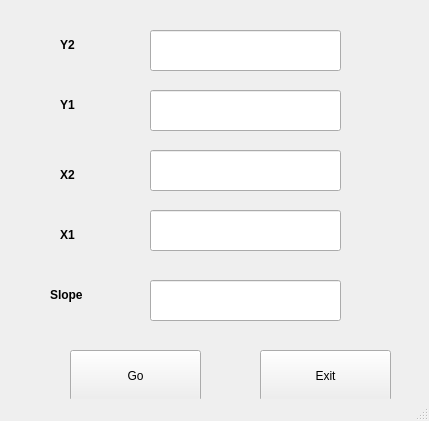
<?xml version="1.0" encoding="UTF-8"?>
<ui version="4.0">
 <class>MainWindow</class>
 <widget class="QMainWindow" name="MainWindow">
  <property name="geometry">
   <rect>
    <x>0</x>
    <y>0</y>
    <width>429</width>
    <height>421</height>
   </rect>
  </property>
  <property name="windowTitle">
   <string>MainWindow</string>
  </property>
  <widget class="QWidget" name="centralwidget">
   <widget class="QLineEdit" name="line_1">
    <property name="geometry">
     <rect>
      <x>150</x>
      <y>30</y>
      <width>191</width>
      <height>41</height>
     </rect>
    </property>
   </widget>
   <widget class="QLineEdit" name="line_2">
    <property name="geometry">
     <rect>
      <x>150</x>
      <y>90</y>
      <width>191</width>
      <height>41</height>
     </rect>
    </property>
   </widget>
   <widget class="QLineEdit" name="line_3">
    <property name="geometry">
     <rect>
      <x>150</x>
      <y>150</y>
      <width>191</width>
      <height>41</height>
     </rect>
    </property>
   </widget>
   <widget class="QLineEdit" name="line_4">
    <property name="geometry">
     <rect>
      <x>150</x>
      <y>210</y>
      <width>191</width>
      <height>41</height>
     </rect>
    </property>
   </widget>
   <widget class="QLineEdit" name="line_5">
    <property name="geometry">
     <rect>
      <x>150</x>
      <y>280</y>
      <width>191</width>
      <height>41</height>
     </rect>
    </property>
   </widget>
   <widget class="QPushButton" name="go_btn">
    <property name="geometry">
     <rect>
      <x>70</x>
      <y>350</y>
      <width>131</width>
      <height>51</height>
     </rect>
    </property>
    <property name="text">
     <string>Go</string>
    </property>
   </widget>
   <widget class="QPushButton" name="exit_btn">
    <property name="geometry">
     <rect>
      <x>260</x>
      <y>350</y>
      <width>131</width>
      <height>51</height>
     </rect>
    </property>
    <property name="text">
     <string>Exit</string>
    </property>
   </widget>
   <widget class="QLabel" name="label">
    <property name="geometry">
     <rect>
      <x>60</x>
      <y>30</y>
      <width>81</width>
      <height>31</height>
     </rect>
    </property>
    <property name="text">
     <string>&lt;html&gt;&lt;head/&gt;&lt;body&gt;&lt;p&gt;&lt;span style=&quot; font-weight:600;&quot;&gt;Y2&lt;/span&gt;&lt;/p&gt;&lt;/body&gt;&lt;/html&gt;</string>
    </property>
   </widget>
   <widget class="QLabel" name="label_2">
    <property name="geometry">
     <rect>
      <x>60</x>
      <y>90</y>
      <width>81</width>
      <height>31</height>
     </rect>
    </property>
    <property name="text">
     <string>&lt;html&gt;&lt;head/&gt;&lt;body&gt;&lt;p&gt;&lt;span style=&quot; font-weight:600;&quot;&gt;Y1&lt;/span&gt;&lt;/p&gt;&lt;/body&gt;&lt;/html&gt;</string>
    </property>
   </widget>
   <widget class="QLabel" name="label_3">
    <property name="geometry">
     <rect>
      <x>60</x>
      <y>160</y>
      <width>81</width>
      <height>31</height>
     </rect>
    </property>
    <property name="text">
     <string>&lt;html&gt;&lt;head/&gt;&lt;body&gt;&lt;p&gt;&lt;span style=&quot; font-weight:600;&quot;&gt;X2&lt;/span&gt;&lt;/p&gt;&lt;/body&gt;&lt;/html&gt;</string>
    </property>
   </widget>
   <widget class="QLabel" name="label_4">
    <property name="geometry">
     <rect>
      <x>60</x>
      <y>220</y>
      <width>81</width>
      <height>31</height>
     </rect>
    </property>
    <property name="text">
     <string>&lt;html&gt;&lt;head/&gt;&lt;body&gt;&lt;p&gt;&lt;span style=&quot; font-weight:600;&quot;&gt;X1&lt;/span&gt;&lt;/p&gt;&lt;/body&gt;&lt;/html&gt;</string>
    </property>
   </widget>
   <widget class="QLabel" name="label_5">
    <property name="geometry">
     <rect>
      <x>50</x>
      <y>280</y>
      <width>81</width>
      <height>31</height>
     </rect>
    </property>
    <property name="text">
     <string>&lt;html&gt;&lt;head/&gt;&lt;body&gt;&lt;p&gt;&lt;span style=&quot; font-weight:600;&quot;&gt;Slope&lt;/span&gt;&lt;/p&gt;&lt;/body&gt;&lt;/html&gt;</string>
    </property>
   </widget>
  </widget>
  <widget class="QStatusBar" name="statusbar"/>
 </widget>
 <resources/>
 <connections/>
</ui>
